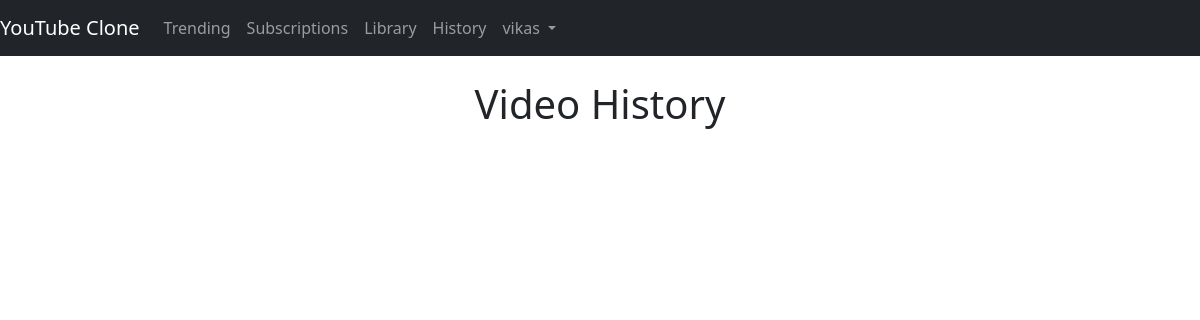
Before: /history (signed in) with the older database file.
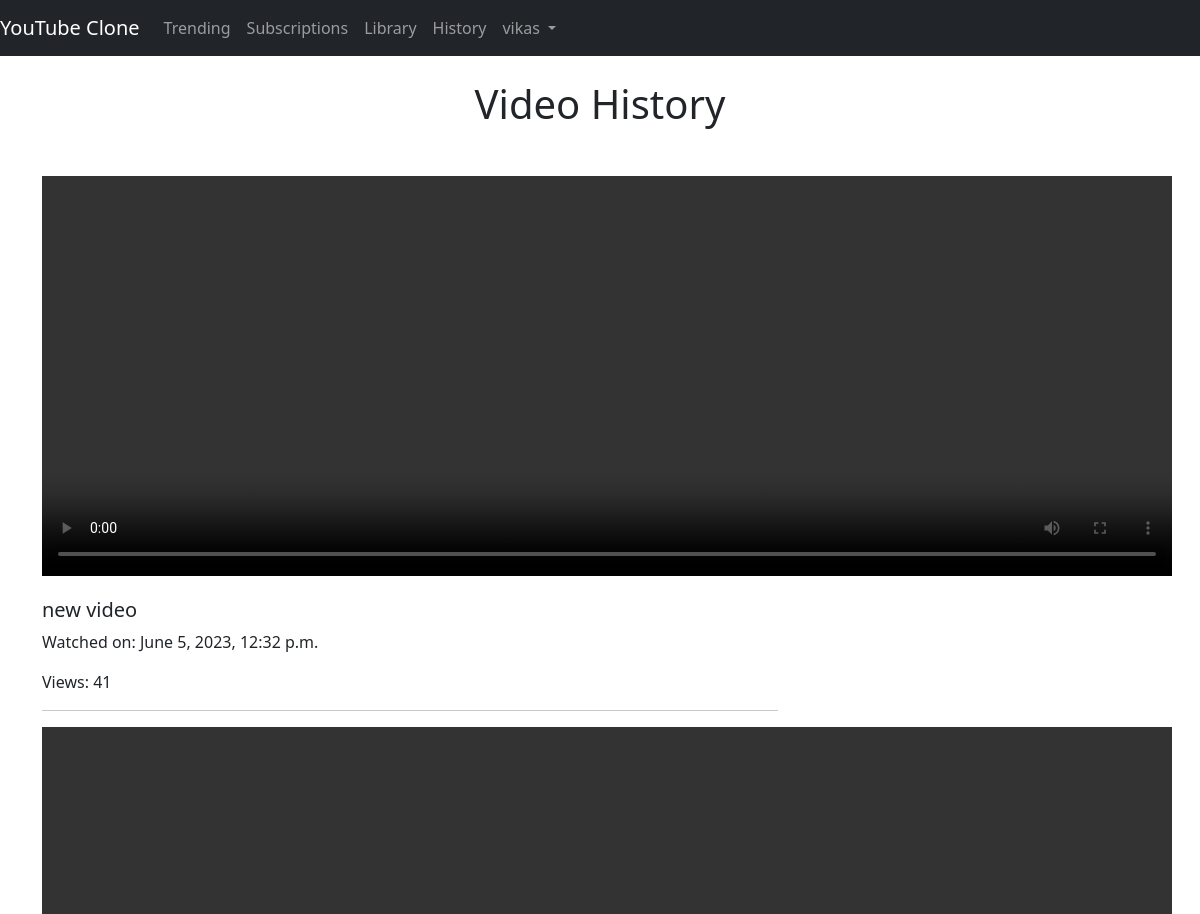
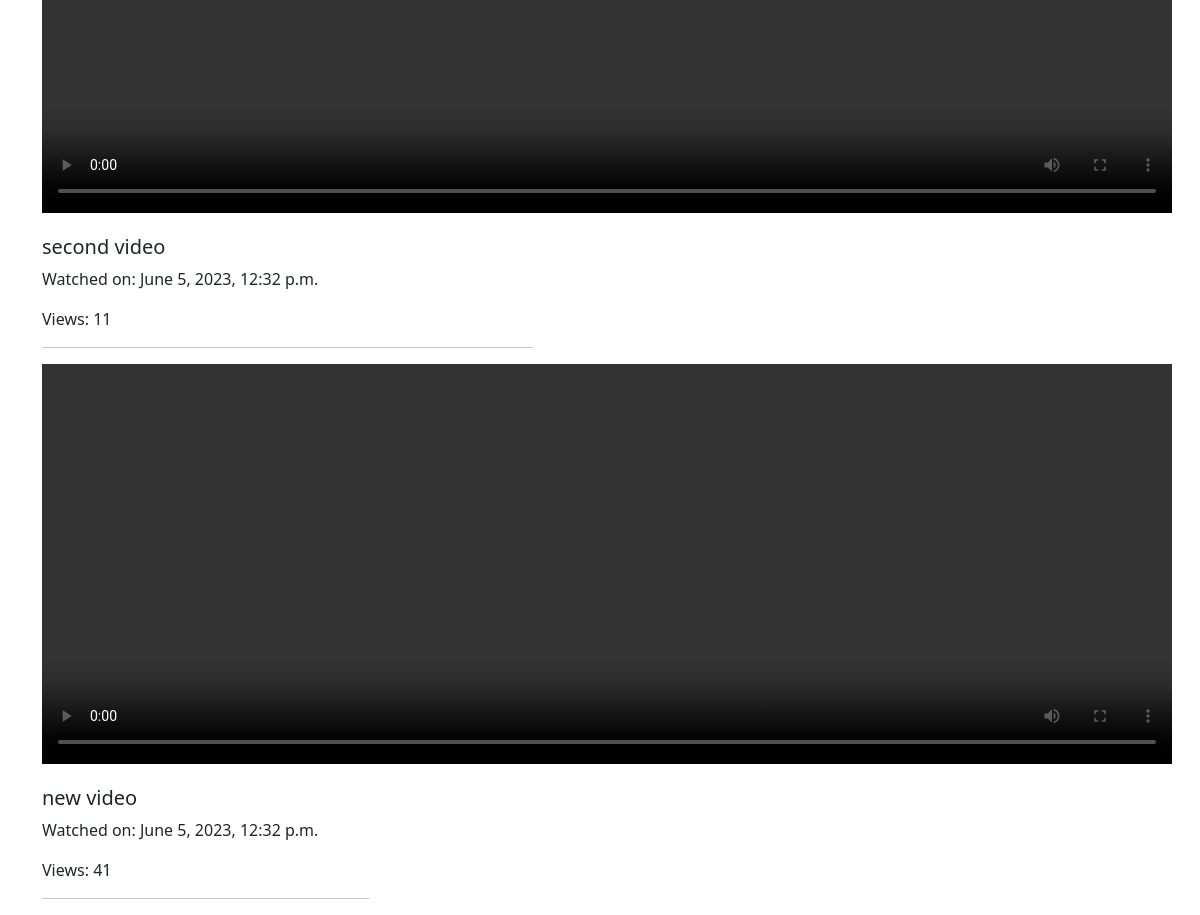
After: the same page with the newer database file (2 pictures, top to bottom).
### videos/models.py (models this page shows, shortened)
class VideoHistory(models.Model):
    user = models.ForeignKey(User, on_delete=models.CASCADE)
    video = models.ForeignKey(Video, on_delete=models.CASCADE)
    watched_on = models.DateTimeField(auto_now_add=True)

class Video(models.Model):
    user = models.ForeignKey(User, on_delete=models.CASCADE)
    title = models.CharField(max_length=200)
    description = models.TextField(blank=True, null=True)
    video_file = models.FileField(upload_to='videos')
    likes = models.ManyToManyField(User, related_name='video_like', blank=True)
    created_on = models.DateTimeField(auto_now_add=True)
    views = models.IntegerField(default=0)

### videos/views.py (the view)
# urls.py: path('history', views.video_history, name='history'),
@login_required(login_url='login')
def video_history(request):
    videos = VideoHistory.objects.filter(user=request.user).order_by('-watched_on')
    return render(request, 'videos/video_history.html', {'videos':videos})

### videos/templates/videos/video_history.html (shortened to what this page needs)
{% extends 'videos/base.html' %}
{% block content %}
<div class="container">
    <h1 class="text-center mt-4 mb-5">Video History</h1>
    <div class="row">
        {% for his in videos %}
        <div class="col-md-8">
            <video width="1130" height="400" controls>
                <source src="{{ his.video.video_file.url }}" type="video/mp4">
            </video>
            <h5 class="card-title mt-3">{{ his.video.title }}</h5>
            <p>Watched on: {{ his.watched_on }}</p>
            <p>Views: {{ his.video.views }}</p> <hr>
        {% endfor %}
    </div>
</div>
{% endblock %}

### videos/templates/videos/base.html (shortened to what this page needs)
<!doctype html>
<html lang="en">
  <head>
    <link href="https://cdn.jsdelivr.net/npm/bootstrap@5.0.2/dist/css/bootstrap.min.css" rel="stylesheet">
  </head>
  <body>
    <nav class="navbar navbar-expand-lg navbar-dark bg-dark">
        <a class="navbar-brand" href="/">YouTube Clone</a>
        <div class="collapse navbar-collapse" id="navbarNav">
          <ul class="navbar-nav ml-auto">
            <li class="nav-item active">
              <a class="nav-link" href="{% url 'tranding' %}">Trending</a>
            </li>
            <li class="nav-item active">
              <a class="nav-link" href="#">Subscriptions</a>
            </li>
            <li class="nav-item active">
              <a class="nav-link" href="{% url 'library' %}">Library</a>
            </li>
            <li class="nav-item active">
              <a class="nav-link" href="{% url 'history' %}">History</a>
            </li>
            {% if request.user.is_authenticated %}
            <li class="nav-item dropdown">
              <a class="nav-link dropdown-toggle" href="#" id="navbarDropdown" role="button" data-bs-toggle="dropdown" aria-expanded="false">
                {{request.user.username}}
              </a>
            </li>
            {% endif %}
          </ul>
        </div>
      </nav>
      {% block content %}
      {% endblock content %}
  </body>
</html>

Changed rows visible on the page:
added VideoHistory: video "new video", watched_on "June 5, 2023, 12:32 p.m.", video.views "41"
added VideoHistory: video "second video", watched_on "June 5, 2023, 12:32 p.m.", video.views "11"
added VideoHistory: video "new video", watched_on "June 5, 2023, 12:32 p.m.", video.views "41"
